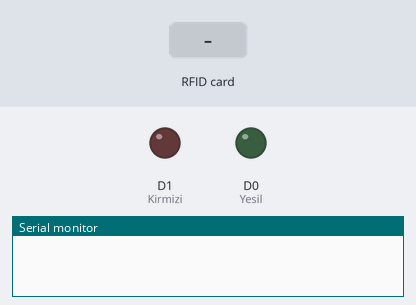
A sketch run on a simulated ESP8266 (NodeMCU). On the bench: output pins drawn as LEDs (lit = HIGH), the last lines printed to the serial monitor. The test bench sets the inputs (shaded band).

Above: at 1.2 s.
1.3 s: RFID card 5E 7A 19 C4 held to the reader
At 2.0 s:
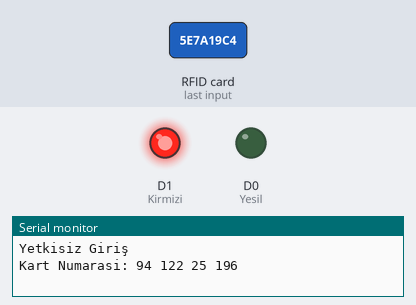
Timing chart, 0 to 5.8 s (numbered marks = the images above; inputs shaded):
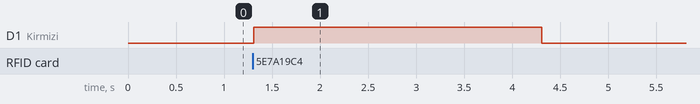

The sketch:

NODEMCU__LE_RFID.ino
```cpp
int RST_PIN = D3;
 int SS_PIN = D4;
 int Yesil = D0;
 int Kirmizi = D1;
#include <SPI.h>
#include <MFRC522.h>
MFRC522 rfid(SS_PIN, RST_PIN);
byte ID[4] = {112,133,86,50}; //Kart ID'sini tanımlıyoruz.

void setup() {
  pinMode(Yesil,OUTPUT);
  pinMode(Kirmizi,OUTPUT);
  Serial.begin(9600);
  SPI.begin();
  rfid.PCD_Init();
}

void loop() {
  if (!rfid.PICC_IsNewCardPresent())
    return;
  if (!rfid.PICC_ReadCardSerial())
      return;
  if (rfid.uid.uidByte[0] == ID[0] &&
    rfid.uid.uidByte[1] == ID[1] &&
    rfid.uid.uidByte[2] == ID[2] &&
    rfid.uid.uidByte[3] == ID[3]) {
    Serial.println("Hoş Geldiniz Sara Hanım ");
    ekranaYazdir();
      digitalWrite(Yesil, 1);
      delay(3000);
      digitalWrite(Yesil, 0);
  }
  else {
    Serial.println("Yetkisiz Giriş ");
    ekranaYazdir();
    digitalWrite(Kirmizi,HIGH);
    delay(3000);
    digitalWrite(Kirmizi,LOW);
  }
  rfid.PICC_HaltA();
}

void ekranaYazdir() {
  Serial.print("Kart Numarasi: ");
  for (int sayac = 0; sayac < 4; sayac++) {
    Serial.print(rfid.uid.uidByte[sayac]);
    Serial.print(" ");
  }
  Serial.println("");
}
```

Measured:
- after the input at 1.3 s, D1 (Kirmizi): LOW → HIGH at once, → LOW 3.0 s later
